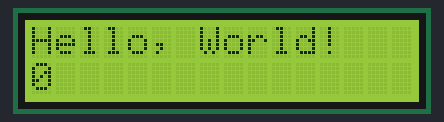
A sketch run on a simulated Arduino Uno, built with avr-gcc and run on an emulated ATmega328P. Shown: 16×2 character LCD.

Above: at 0.1 s.
At 4.1 s:
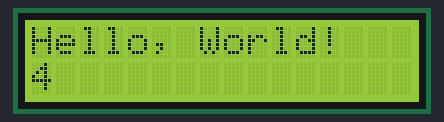
At 9.1 s:
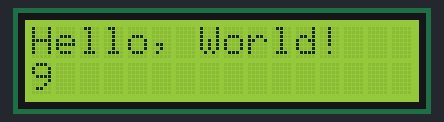
At 19.1 s:
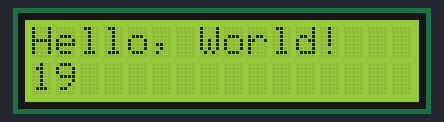
At 29.1 s:
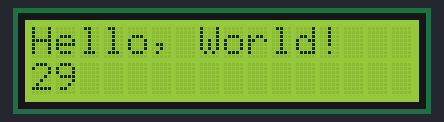
At 39.1 s:
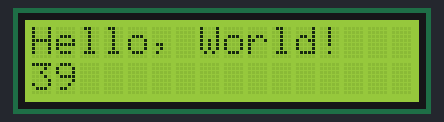

The sketch:

LCD_Hello_world.ino
```cpp
#include <LiquidCrystal_I2C.h>

const int rs = 12;
const int en = 11;
const int d4 = 5;
const int d5 = 4;
const int d6 = 3;
const int d7 = 2;
LiquidCrystal_I2C lcd (rs, en, d4, d5, d6, d7);

void setup() {
  // put your setup code here, to run once:
  lcd.begin(16, 2);
  lcd.print("Hello, World!");
}

void loop() {
  // put your main code here, to run repeatedly:
  lcd.setCursor(0, 1);
  lcd.print(millis() / 1000);
}
```

Measured:
- what the display in image 1 shows lasts 1.0 s, from 4.0 s to 5.0 s
